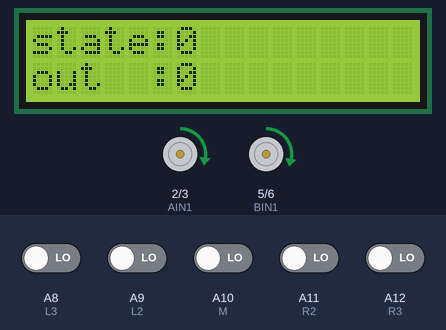
Recording of a sketch running on a simulated Arduino Mega 2560, built with avr-gcc and run on an emulated ATmega2560. On the bench: 16×2 character LCD, motor-driver pin pairs drawn as motors (green arrow = first pin HIGH = forward, orange = second pin HIGH = backward, longer = more drive, scaled by the enable pin). The inputs (shaded band) are chosen by the test bench; at power-on: A8 (L3), A9 (L2), A10 (M), A11 (R2), A12 (R3) LOW. What the sketch prints to the serial monitor is not drawn.

Above: at 2.2 s.
2.3 s: A8 (L3) driven HIGH
At 3.5 s:
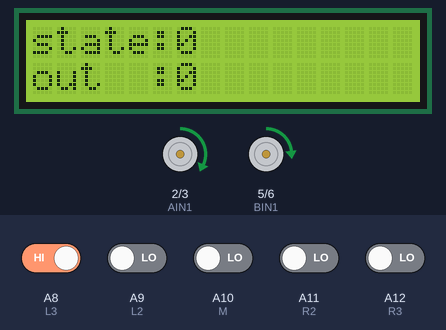
3.8 s: A9 (L2) driven HIGH
At 4.7 s:
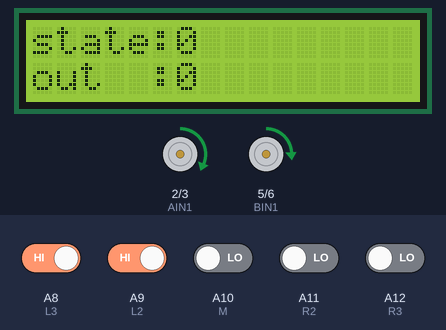
5.3 s: A10 (M) driven HIGH
At 6.2 s:
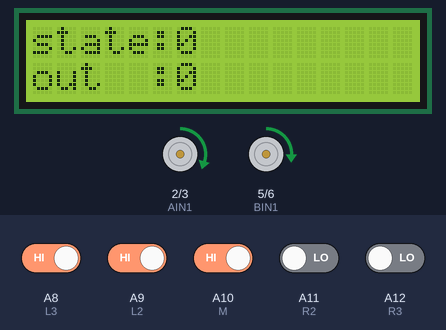
6.8 s: A11 (R2) driven HIGH
At 7.2 s:
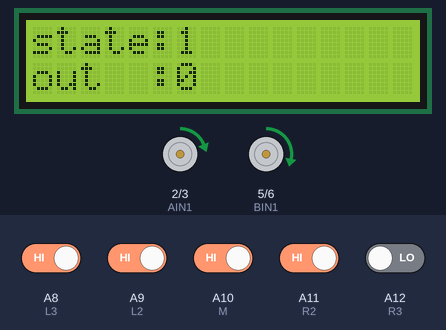
Timing chart, 0 to 9.3 s (numbered marks = the images above; inputs shaded):
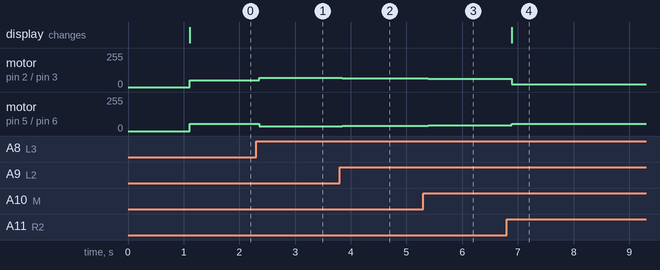

Measured:
- after the input at 2.3 s, motor on pin 2 (AIN1) / pin 3 (AIN2): forward 51/255 → forward 69/255 after 0.06 s; motor on pin 5 (BIN1) / pin 6 (BIN2): forward 55/255 → forward 36/255 after 0.06 s
- after the input at 3.8 s, motor on pin 2 (AIN1) / pin 3 (AIN2): forward 69/255 → forward 66/255 after 0.05 s; motor on pin 5 (BIN1) / pin 6 (BIN2): forward 36/255 → forward 39/255 after 0.05 s
- after the input at 5.3 s, motor on pin 2 (AIN1) / pin 3 (AIN2): forward 66/255 → forward 61/255 after 0.09 s; motor on pin 5 (BIN1) / pin 6 (BIN2): forward 39/255 → forward 44/255 after 0.09 s
- after the input at 6.8 s, motor on pin 2 (AIN1) / pin 3 (AIN2): forward 61/255 → forward 20/255 after 0.09 s; motor on pin 5 (BIN1) / pin 6 (BIN2): forward 44/255 → forward 55/255 after 0.09 s; the display: changes after 0.09 s (image 4)

The sketch:

crosstracking.ino
```cpp
#include <HardwareConstants.h>
#include <Wire.h>
#include <LiquidCrystal_I2C.h>

LiquidCrystal_I2C lcd(0x27, 16, 2);  //SCL->A5, SDA->A4, VCC->5V
int state = 0, out = 0; // 0 for forward, 1 for turning right, 2 for waiting for all white

char line1[16] = "state:          ";
char line2[16] = "out  :          ";

void writeMotorSpeed(double right_speed, double left_speed, double bias = 1.0 / 1.07) {
    if (right_speed > 0) {
        digitalWrite(AIN1, HIGH);
        digitalWrite(AIN2, LOW);
    } else {
        digitalWrite(AIN1, LOW);
        digitalWrite(AIN2, HIGH);
    }
    if (left_speed > 0) {
        digitalWrite(BIN1, HIGH);
        digitalWrite(BIN2, LOW);
    } else {
        digitalWrite(BIN1, LOW);
        digitalWrite(BIN2, HIGH);
    }

    right_speed = min(255, abs(right_speed));
    left_speed  = min(255, abs(left_speed));

    analogWrite(PWMA, right_speed * bias);
    analogWrite(PWMB, left_speed);
}

void tracking(int speed = 55) {
    int l3 = digitalRead(L3);
    int l2 = digitalRead(L2);
    int m  = digitalRead(M);
    int r2 = digitalRead(R2);
    int r3 = digitalRead(R3);
    // if (!l3 && !l2) l2 = 1;
    // if (!r2 && !r3) r2 = 1;
    int tot = l3 + l2 + m + r2 + r3;
    if (state == 0) {
      if (tot >= 4) {
        // meet all black
        if (out == 1) {
          state = 2;
        } else {
          state = 1;
        }
      }
    } else if (state == 1) {
      if ((m || l2 || r2) && tot <= 2 && (!r3 && !l3)) {
        state = 0;
        out = 1 - out;
      }
    } else {
      if (tot == 0) {
        state = 1;
      }
    }
    int vR, vL;
    if (state == 0) {
        int w2 = 5;
        int w3 = 7;
        double Kp = 0.05 * speed;
        double error = 0;
        if (l3 + l2+m+r2+r3) {
            error = (double)(l3 * (-w3) + l2 * (-w2) + r2 * w2 + r3 * w3) / (l3 + l2 + m + r2 + r3);
        }
        int powerCorrection = Kp * error;
        vR = speed + powerCorrection;  // ex. Kp = 100, 也與w2 & w3有關
        vL = speed - powerCorrection;  // ex. Tp = 150, 也與w2 & w3有關
    } else if (state == 1) {
        if (out == 0) {
            vR = speed;
            vL = speed * 0.4;
        } else {
            vR = 0.8 * speed;
            vL = -0.8 * speed;
        }
    } else {
        vR = vL = speed;
    }
    line1[6] = 48 + state;
    line2[6] = 48 + out;
    Serial.println(vR);
    Serial.println(vL);
    lcd.setCursor(0, 0);
    lcd.print(line1);
    lcd.setCursor(0, 1);
    lcd.print(line2);
    writeMotorSpeed(vL, vR);  // Feedback to motors
}

void setup() {
    pinMode(PWMA, OUTPUT);
    pinMode(PWMB, OUTPUT);
    pinMode(AIN1, OUTPUT);
    pinMode(AIN2, OUTPUT);
    pinMode(BIN1, OUTPUT);
    pinMode(BIN2, OUTPUT);
    Serial.begin(9600);
    lcd.init();
    lcd.backlight();
    delay(1000);
}

void loop() {
    tracking();
    delay(2);
}
```

HardwareConstants.h
```cpp
#ifndef _HARDWARE_CONSTANTS_H_
#define _HARDWARE_CONSTANTS_H_

// Right motor
int PWMA = 11;
int AIN2 = 3;
int AIN1 = 2;

// Left motor
int PWMB = 12;
int BIN1 = 5;
int BIN2 = 6;

// Tracking sensor
int L3 = A8;
int L2 = A9;
int M  = A10;
int R2 = A11;
int R3 = A12;

#endif
```
